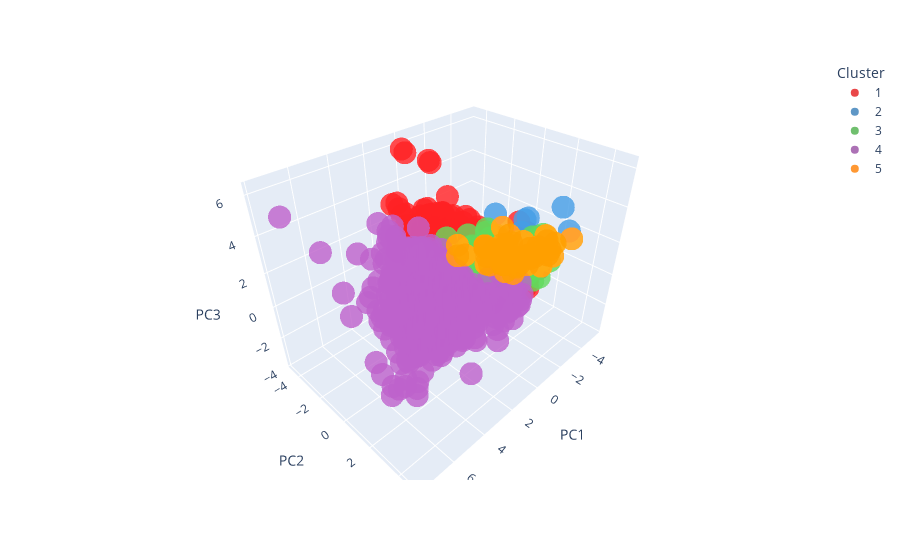

The notebook cell this image was saved under:
### Code cell
#3D PCA biplot w/ loadings for testING SET
X_test_scaled = X_test_scaled.drop('clusters', axis = 1)
X_test_clusterlabels.set_index(X_test_scaled.index, inplace = True)
X_test_scaled['clusters'] = X_test_clusterlabels

plotX = X_test_scaled.copy()

plotX['clusters'] = plotX['clusters'].astype(str)
plotX['clusters'].replace(['4'], '5', inplace = True)
plotX['clusters'].replace(['3'], '4', inplace = True)
plotX['clusters'].replace(['2'], '3', inplace = True)
plotX['clusters'].replace(['1'], '2', inplace = True)
plotX['clusters'].replace(['0'], '1', inplace = True)
plotX.sort_values(by=['clusters'], inplace = True)
#print(plotX)

features = list(plotX.columns[:-3])
print(features)
X = plotX[features]
pca = PCA(n_components=3)
components = pca.fit_transform(X)
loadings = pca.components_.T * np.sqrt(pca.explained_variance_)

fig = px.scatter_3d(components, x=0, y=1, z=2, color=plotX['clusters'], color_discrete_sequence=['rgba(228,26,28,0.8)', 'rgba(55,126,184, 0.8)', 'rgba(77,175,74, 0.8)', 'rgba(152,78,163, 0.8)', 'rgba(255,127,0, 0.8)'],
                labels={
                    "0": "PC1",
                    "1": "PC2",
                    "2": "PC3",
                    "color": "Cluster"
                })

fig.show()

### Figure 1 — Plotly figure (JSON) as saved in the notebook; plotly's stock layout.template omitted (floating-point values rounded to 4 significant figures; data arrays with more than 128 entries replaced by an {"elided": "..."} marker saying what was removed)
{"data": [{"hovertemplate": "Cluster=1<br>PC1=%{x}<br>PC2=%{y}<br>PC3=%{z}<extra></extra>", "legendgroup": "1", "marker": {"color": "rgba(228,26,28,0.8)", "symbol": "circle"}, "mode": "markers", "name": "1", "scene": "scene", "showlegend": true, "type": "scatter3d", "x": {"elided": "871 float values"}, "y": {"elided": "871 float values"}, "z": {"elided": "871 float values"}}, {"hovertemplate": "Cluster=2<br>PC1=%{x}<br>PC2=%{y}<br>PC3=%{z}<extra></extra>", "legendgroup": "2", "marker": {"color": "rgba(55,126,184, 0.8)", "symbol": "circle"}, "mode": "markers", "name": "2", "scene": "scene", "showlegend": true, "type": "scatter3d", "x": [-3.422, -5.43, -2.796, -0.6266, -5.397, -4.201, -5.046, -3.862, -5.027, -4.35, -3.837], "y": [1.46, 1.902, 1.609, 1.28, 2.494, 0.8709, 0.9706, 1.529, 0.9756, 0.1552, 0.6835], "z": [1.317, 2.92, 3.204, 4.144, 1.731, 0.2701, 0.8892, 0.6284, 0.3957, 1.109, 2.312]}, {"hovertemplate": "Cluster=3<br>PC1=%{x}<br>PC2=%{y}<br>PC3=%{z}<extra></extra>", "legendgroup": "3", "marker": {"color": "rgba(77,175,74, 0.8)", "symbol": "circle"}, "mode": "markers", "name": "3", "scene": "scene", "showlegend": true, "type": "scatter3d", "x": {"elided": "179 float values"}, "y": {"elided": "179 float values"}, "z": {"elided": "179 float values"}}, {"hovertemplate": "Cluster=4<br>PC1=%{x}<br>PC2=%{y}<br>PC3=%{z}<extra></extra>", "legendgroup": "4", "marker": {"color": "rgba(152,78,163, 0.8)", "symbol": "circle"}, "mode": "markers", "name": "4", "scene": "scene", "showlegend": true, "type": "scatter3d", "x": {"elided": "697 float values"}, "y": {"elided": "697 float values"}, "z": {"elided": "697 float values"}}, {"hovertemplate": "Cluster=5<br>PC1=%{x}<br>PC2=%{y}<br>PC3=%{z}<extra></extra>", "legendgroup": "5", "marker": {"color": "rgba(255,127,0, 0.8)", "symbol": "circle"}, "mode": "markers", "name": "5", "scene": "scene", "showlegend": true, "type": "scatter3d", "x": [-3.03, -2.747, -3.91, -3.594, -3.469, 0.02027, -0.5033, -1.721, -3.335, 0.3493, -2.482, -1.41, -0.7836, -3.247, -1.363, -3.937, -3.375, -3.744, -4.653, -3.827, -2.045, -3.624, -3.629, -1.372, -3.492, -3.45, -1.409, -4.536, -3.398, -2.278, -3.298, -3.964, -3.832, -3.841, -2.84, -4.409, -3.124, -3.173, -2.389, -1.54, -3.13, -3.232, -3.075, 0.8222, 2.312, -4.081, -2.059, -1.576, -2.62, -3.462, -3.408, -3.727, -2.496], "y": [-0.283, -1.086, 0.9719, 1.053, 1.195, 1.408, 0.8273, 1.084, -0.7257, 0.3084, 0.2799, 3.579, 1.941, 0.1849, 1.121, 0.3457, -0.3334, 0.7861, 3.128, 2.69, 0.2495, -0.2042, 1.407, 1.378, 1.76, 0.8208, 0.2356, 1.217, -0.15, -0.2682, 1.498, 1.676, 0.3555, 2.089, 0.1608, 0.802, -0.1181, 2.748, 1.428, 3.863, 1.045, 0.4307, 3.113, 0.2645, 1.686, 0.9725, 1.52, 1.621, -0.9748, 2.436, 0.9657, 1.214, 0.6644], "z": [0.2251, 0.3773, 0.09234, 0.2273, 0.2985, 1.718, 2.148, 1.172, -0.02207, 1.872, 2.254, 1.948, 2.065, 1.41, 1.619, -0.5429, 0.5445, 1.052, 1.848, 1.751, 1.112, 0.4785, 0.3019, 0.9761, 0.6393, 0.01088, 0.9188, 0.5516, -0.4636, -0.2821, 0.09364, 0.7194, -0.2258, 1.943, -0.3164, 0.3233, -0.474, 1.37, 0.3429, 2.951, -0.07336, -0.003855, 1.514, 2.027, 3.937, 0.1001, 0.1613, 2.31, 0.4947, 1.952, 0.2094, 0.3029, -0.3848]}], "layout": {"legend": {"title": {"text": "Cluster"}, "tracegroupgap": 0}, "margin": {"t": 60}, "scene": {"domain": {"x": [0, 1], "y": [0, 1]}, "xaxis": {"title": {"text": "PC1"}}, "yaxis": {"title": {"text": "PC2"}}, "zaxis": {"title": {"text": "PC3"}}}}}
